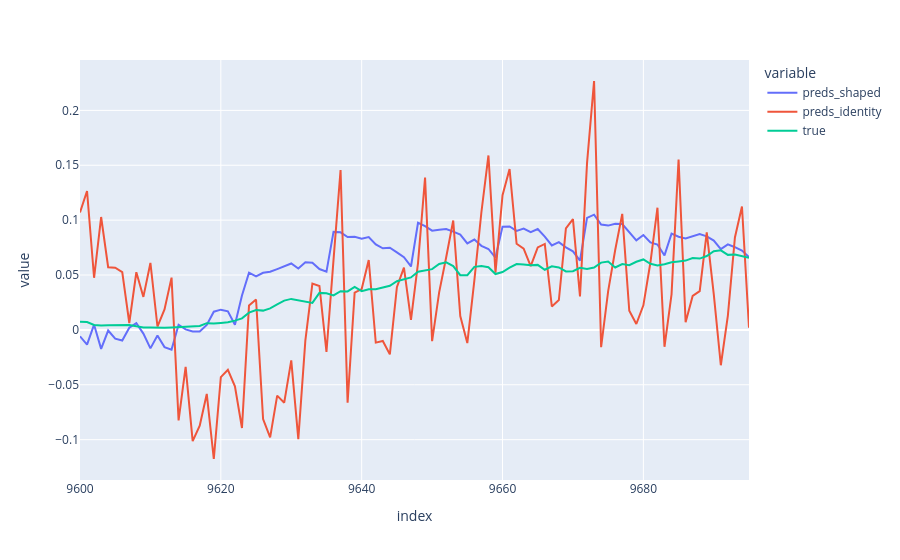

Source (notebook cell):
### Markdown cell above
## Forecast plot

### Code cell
pred_len = 96
# model_name = "TimeXer"
# dataset = "ETTh1"
model_name = "Crossformer"
dataset = "Weather"
cutoff_index = 100

forecast_plot_df = get_forecast_plot(
    model_name=model_name,
    dataset=dataset,
    pred_len=pred_len,
    cutoff_index=cutoff_index,
    best_results=best_results,
    all_results=all_results
)

forecast_plot_df.plot()
